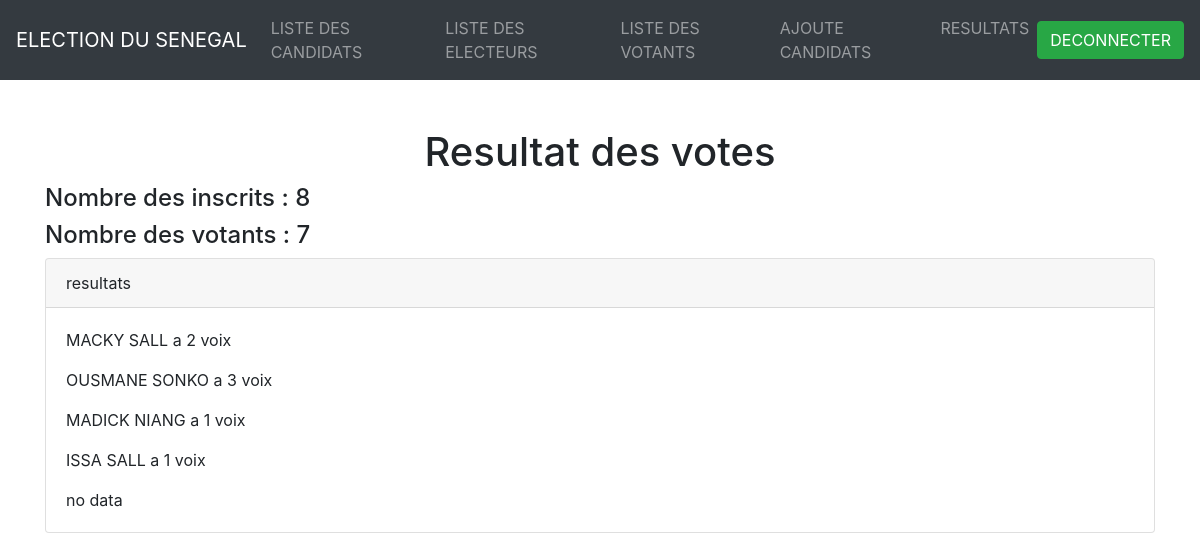
The page /pages-admin/resultat.php (signed in) on the database its author committed.
### tables this page shows
CREATE TABLE IF NOT EXISTS `candidat` (
  `id_candidat` int NOT NULL AUTO_INCREMENT,
  `nom_candidat` varchar(50) NOT NULL,
  `prenom_candidat` varchar(50) NOT NULL,
  `nom_partie` varchar(50) NOT NULL,
  `profession` varchar(50) ,
  `matricule` varchar(50) NOT NULL,
  PRIMARY KEY (`id_candidat`)
);

CREATE TABLE IF NOT EXISTS `vote` (
  `id_vote` int NOT NULL AUTO_INCREMENT,
  `id_electeur` int NOT NULL,
  `nom_electeur` varchar(50) NOT NULL,
  `prenom_electeur` varchar(50) NOT NULL,
  `id_candidat` int NOT NULL,
  `commune` varchar(50) NOT NULL,
  `bureau` int NOT NULL,
  PRIMARY KEY (`id_vote`),
  UNIQUE KEY `id_electeur` (`id_electeur`)
);

### modele.php (called while the page is built, shortened)
<?php
class Election
{
    private $server = "localhost";
    private $username = "root";
    private $password;
    private $db = "gestionelection";
    private $conn;
    public function __construct(){
        try {
            $this->conn = new mysqli($this->server,$this->username,$this->password,$this->db);
        } catch (Exception $e) {
            echo "connection failed" . $e->getMessage();
        }
    }
         public function listeElecteur()
            {
                $data = null;
                $query = "SELECT `id_electeur`, `num_electeur`, `nomelecteur`, `prenomelecteur`, `datenaissance`, `lieudenaissance`, `state_name` ,`commune` , `bureau` FROM `ele`FULL JOIN `state` WHERE arrondissement = id
                ";
                if($sql = $this->conn->query($query)){
                    while($row = mysqli_fetch_assoc($sql)){
                        $data[] = $row;
                    }
                }
                return $data;
            }
            public function listeVote()
            {
                $data = null;
                $query = "SELECT `id_vote`, `id_electeur`, `nom_electeur`, `prenom_electeur`, `commune`, `bureau`,`nom_candidat`,`prenom_candidat` FROM `vote` INNER JOIN candidat ON vote.id_candidat = candidat.id_candidat";
                if($sql = $this->conn->query($query)){
                    while($row = mysqli_fetch_assoc($sql)){
                        $data[] = $row;
                    }
                }
                return $data;
            }
            public function id6(){
                $data = null;
                $query = "SELECT `id_vote`, `id_electeur`, `nom_electeur`, `prenom_electeur`, `commune`, `bureau`,`nom_candidat`,`prenom_candidat`,`matricule` FROM `vote` INNER JOIN candidat ON vote.id_candidat = candidat.id_candidat where candidat.id_candidat=6";
                if ($sql = $this->conn->query($query)) {
                    while ($row = $sql->fetch_assoc()) {
                        $data = $row;
                    }
                }
                return $data;
            }
            public function id6V(){
                $data = null;
                $query = "SELECT * FROM vote where id_candidat = 6";
                if ($sql = $this->conn->query($query)) {
                    while ($rowv = mysqli_fetch_assoc($sql)) {
                        $data[] = $rowv;
                    }
                }
                return $data;
            }
            public function id7(){
                $data = null;
                $query = "SELECT `id_vote`, `id_electeur`, `nom_electeur`, `prenom_electeur`, `commune`, `bureau`,`nom_candidat`,`prenom_candidat`,`matricule` FROM `vote` INNER JOIN candidat ON vote.id_candidat = candidat.id_candidat where candidat.id_candidat=7";
                if ($sql = $this->conn->query($query)) {
                    while ($row = $sql->fetch_assoc()) {
                        $data = $row;
                    }
                }
                return $data;
            }
            public function id7V(){
                $data = null;
                $query = "SELECT * FROM vote where id_candidat = 7";
                if ($sql = $this->conn->query($query)) {
                    while ($rowv = mysqli_fetch_assoc($sql)) {
                        $data[] = $rowv;
                    }
                }
                return $data;
            }
            public function id9(){
                $data = null;
                $query = "SELECT `id_vote`, `id_electeur`, `nom_electeur`, `prenom_electeur`, `commune`, `bureau`,`nom_candidat`,`prenom_candidat`,`matricule` FROM `vote` INNER JOIN candidat ON vote.id_candidat = candidat.id_candidat where candidat.id_candidat=9";
                if ($sql = $this->conn->query($query)) {
                    while ($row = $sql->fetch_assoc()) {
                        $data = $row;
                    }
                }
                return $data;
            }
            public function id9V(){
                $data = null;
                $query = "SELECT * FROM vote where id_candidat = 9";
                if ($sql = $this->conn->query($query)) {
                    while ($rowv = mysqli_fetch_assoc($sql)) {
                        $data[] = $rowv;
                    }
                }
                return $data;
            }
            public function id10(){
                $data = null;
                $query = "SELECT `id_vote`, `id_electeur`, `nom_electeur`, `prenom_electeur`, `commune`, `bureau`,`nom_candidat`,`prenom_candidat`,`matricule` FROM `vote` INNER JOIN candidat ON vote.id_candidat = candidat.id_candidat where candidat.id_candidat=10";
                if ($sql = $this->conn->query($query)) {
                    while ($row = $sql->fetch_assoc()) {
                        $data = $row;
                    }
                }
                return $data;
            }
            public function id10V(){
                $data = null;
                $query = "SELECT * FROM vote where id_candidat = 10";
                if ($sql = $this->conn->query($query)) {
                    while ($rowv = mysqli_fetch_assoc($sql)) {
                        $data[] = $rowv;
                    }
                }
                return $data;
            }
}
?>

### pages-admin/resultat.php (the view, shortened to what this page needs)
<?php  session_start();
if(isset($_SESSION['id'])){
  ?>
<!DOCTYPE html>
<html lang="en">
<head>
    <link href="https://cdn.jsdelivr.net/npm/bootstrap@5.1.0/dist/css/bootstrap.min.css" rel="stylesheet">
    <link rel="stylesheet" href="https://stackpath.bootstrapcdn.com/bootstrap/4.3.1/css/bootstrap.min.css"
>
  </head>
  <body>
  <nav class="navbar navbar-expand-lg navbar-dark bg-dark">
  <a class="navbar-brand" href="#">ELECTION DU SENEGAL</a>
  <div class="collapse navbar-collapse" id="navbarSupportedContent">
    <ul class="navbar-nav mr-auto">
      <li class="nav-item">
        <a class="nav-link" href="http://vote/Admin_Electeur/pages-admin/listeCandidat.php#">LISTE DES CANDIDATS</a>
      </li>
      <li class="nav-item">
        <a class="nav-link" href="http://vote/Admin_Electeur/pages-admin/listeelecteur.php#">LISTE DES ELECTEURS</a>
      </li>
      <li class="nav-item">
        <a class="nav-link" href="http://vote/Admin_Electeur/pages-admin/listeVote.php#">LISTE DES VOTANTS</a>
      </li>
      <li class="nav-item dropdown">
      <li class="nav-item">
        <a class="nav-link" href="http://vote/Admin_Electeur/pages-admin/ajoutCandidat.php#">AJOUTE CANDIDATS</a>
      </li>
      <li class="nav-item">
        <a class="nav-link" href="http://vote/Admin_Electeur/pages-admin/resultat.php#">RESULTATS</a>
      </li>
    </ul>
    <form class="form-inline my-2 my-lg-0">
      <button class="btn btn-success text-white my-2 my-sm-0 " ><a href="http://vote/Admin_Electeur/destroy.php#" class="text-white">DECONNECTER</a></button>
    </form>
  </div>
</nav>
<div class="container class="mt-5">
<h1 class="text-center mt-5">Resultat des votes  </h1>
<?php
     include '../modele.php';
      $model = new Election();
      $rows = $model->listeVote();
      $electeur = $model->listeElecteur();
      if(!empty($rows)){
         ?>
    <h4>Nombre des inscrits : <?php echo count($electeur); ?></h4>
    <h4>Nombre des votants : <?php echo count($rows); ?></h4>
    <?php
        }
      ?>
  <?php
    $row = $model->id6();
    $rowv = $model->id6V();
    if(!empty($row) and !empty($rowv)){
    ?>
    <div class="card">
    <div class="card-header">
    resultats
    </div>
    <div class="card-body">
    <p><?php echo $row['prenom_candidat']; ?> <?php echo $row['nom_candidat']; ?> a <?php echo count($rowv); ?> voix</p>
    <?php
    $row = $model->id7();
    $rowv = $model->id7V();
    if(!empty($row) and !empty($rowv)){
    ?>
    <p><?php echo $row['prenom_candidat']; ?> <?php echo $row['nom_candidat']; ?> a <?php echo count($rowv); ?> voix</p>
    <?php
    $row = $model->id9();
    $rowv = $model->id9V();
    if(!empty($row) and !empty($rowv)){
    ?>
    <p><?php echo $row['prenom_candidat']; ?> <?php echo $row['nom_candidat']; ?> a <?php echo count($rowv); ?> voix</p>
    <?php
    $row = $model->id10();
    $rowv = $model->id10V();
    if(!empty($row) and !empty($rowv)){
    ?>
    <p><?php echo $row['prenom_candidat']; ?> <?php echo $row['nom_candidat']; ?> a <?php echo count($rowv); ?> voix</p>
    <?php
    $row = $model->id13();
    $rowv = $model->id13V();
    if(!empty($row) and !empty($rowv)){
    ?>
    <p><?php echo $row['prenom_candidat']; ?> <?php echo $row['nom_candidat']; ?> a <?php echo count($rowv); ?> voix</p>
    </div>
    </div>
    <?php
    }else{
    echo "no data";
    }
    }
  }
}
}
?>
</div>
<?php
}else{
  header('Location: http://vote/Admin_Electeur/authentifi_admin.php');
}
?>
</body>
</html>

### rows shown on the page
candidat: prenom_candidat "MACKY", nom_candidat "SALL"
candidat: prenom_candidat "OUSMANE", nom_candidat "SONKO"
vote: id_candidat.prenom_candidat "MADICK", id_candidat.nom_candidat "NIANG"
vote: id_candidat.prenom_candidat "ISSA", id_candidat.nom_candidat "SALL"

### other values the page prints
count($electeur) "8"
count($rows) "7"
count($rowv) "2"
count($rowv) "3"
count($rowv) "1"
